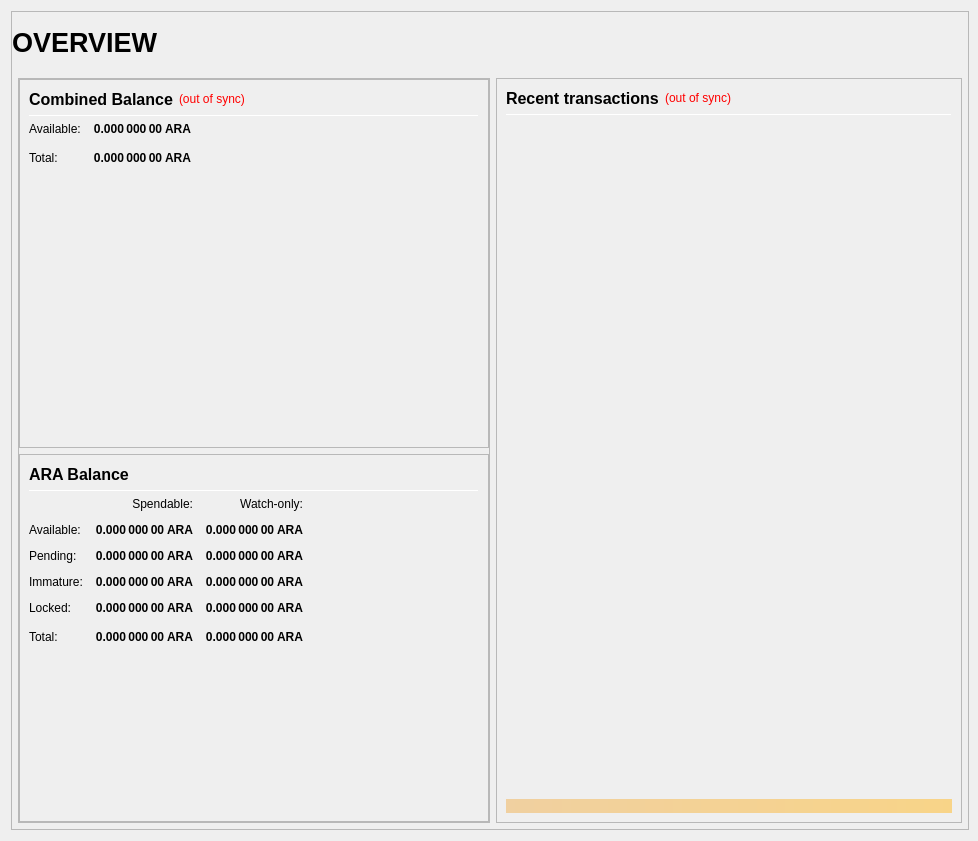
<?xml version="1.0" encoding="UTF-8"?>
<ui version="4.0">
 <class>OverviewPage</class>
 <widget class="QWidget" name="OverviewPage">
  <property name="geometry">
   <rect>
    <x>0</x>
    <y>0</y>
    <width>978</width>
    <height>841</height>
   </rect>
  </property>
  <property name="minimumSize">
   <size>
    <width>960</width>
    <height>682</height>
   </size>
  </property>
  <property name="windowTitle">
   <string>Form</string>
  </property>
  <layout class="QVBoxLayout" name="topLayout" stretch="1">
   <property name="rightMargin">
    <number>9</number>
   </property>
   <item>
    <widget class="QFrame" name="frame_BG">
     <property name="minimumSize">
      <size>
       <width>850</width>
       <height>610</height>
      </size>
     </property>
     <property name="maximumSize">
      <size>
       <width>16777215</width>
       <height>16777215</height>
      </size>
     </property>
     <property name="frameShape">
      <enum>QFrame::StyledPanel</enum>
     </property>
     <property name="frameShadow">
      <enum>QFrame::Raised</enum>
     </property>
     <layout class="QVBoxLayout" name="verticalLayout_3" stretch="1">
      <property name="leftMargin">
       <number>0</number>
      </property>
      <property name="topMargin">
       <number>0</number>
      </property>
      <property name="rightMargin">
       <number>0</number>
      </property>
      <property name="bottomMargin">
       <number>6</number>
      </property>
      <item>
       <layout class="QVBoxLayout" name="verticalLayout_Master" stretch="0,1">
        <property name="leftMargin">
         <number>0</number>
        </property>
        <property name="topMargin">
         <number>0</number>
        </property>
        <property name="rightMargin">
         <number>0</number>
        </property>
        <property name="bottomMargin">
         <number>0</number>
        </property>
        <item>
         <widget class="QFrame" name="frame_Header">
          <layout class="QVBoxLayout" name="verticalLayout_Header" stretch="0">
           <property name="leftMargin">
            <number>0</number>
           </property>
           <property name="topMargin">
            <number>0</number>
           </property>
           <property name="rightMargin">
            <number>0</number>
           </property>
           <property name="bottomMargin">
            <number>0</number>
           </property>
           <item>
            <layout class="QHBoxLayout" name="horizontalLayout_Header" stretch="1,0,1">
             <property name="spacing">
              <number>6</number>
             </property>
             <item>
              <widget class="QLabel" name="labelOverviewHeaderLeft">
               <property name="minimumSize">
                <size>
                 <width>464</width>
                 <height>60</height>
                </size>
               </property>
               <property name="maximumSize">
                <size>
                 <width>16777215</width>
                 <height>60</height>
                </size>
               </property>
               <property name="font">
                <font>
                 <pointsize>20</pointsize>
                 <weight>75</weight>
                 <bold>true</bold>
                </font>
               </property>
               <property name="text">
                <string>OVERVIEW</string>
               </property>
               <property name="alignment">
                <set>Qt::AlignLeading|Qt::AlignLeft|Qt::AlignVCenter</set>
               </property>
              </widget>
             </item>
             <item>
              <spacer name="horizontalSpacer_Header">
               <property name="orientation">
                <enum>Qt::Horizontal</enum>
               </property>
               <property name="sizeHint" stdset="0">
                <size>
                 <width>40</width>
                 <height>20</height>
                </size>
               </property>
              </spacer>
             </item>
             <item>
              <widget class="QLabel" name="labelOverviewHeaderRight">
               <property name="minimumSize">
                <size>
                 <width>464</width>
                 <height>60</height>
                </size>
               </property>
               <property name="maximumSize">
                <size>
                 <width>16777215</width>
                 <height>60</height>
                </size>
               </property>
               <property name="font">
                <font>
                 <pointsize>14</pointsize>
                </font>
               </property>
               <property name="text">
                <string/>
               </property>
               <property name="alignment">
                <set>Qt::AlignRight|Qt::AlignTrailing|Qt::AlignVCenter</set>
               </property>
              </widget>
             </item>
            </layout>
           </item>
          </layout>
         </widget>
        </item>
        <item>
         <widget class="QFrame" name="frame_Content">
          <layout class="QVBoxLayout" name="verticalLayout_Content">
           <property name="leftMargin">
            <number>6</number>
           </property>
           <property name="topMargin">
            <number>0</number>
           </property>
           <property name="rightMargin">
            <number>6</number>
           </property>
           <property name="bottomMargin">
            <number>0</number>
           </property>
           <item>
            <layout class="QHBoxLayout" name="horizontalLayout_Content" stretch="1,1">
             <property name="spacing">
              <number>6</number>
             </property>
             <item>
              <layout class="QVBoxLayout" name="verticalLayout_left" stretch="1">
               <item>
                <widget class="QFrame" name="frameObfuscation">
                 <property name="minimumSize">
                  <size>
                   <width>0</width>
                   <height>0</height>
                  </size>
                 </property>
                 <property name="frameShape">
                  <enum>QFrame::StyledPanel</enum>
                 </property>
                 <property name="frameShadow">
                  <enum>QFrame::Raised</enum>
                 </property>
                 <layout class="QVBoxLayout" name="verticalLayout" stretch="0,0,0">
                  <property name="leftMargin">
                   <number>0</number>
                  </property>
                  <property name="topMargin">
                   <number>0</number>
                  </property>
                  <property name="rightMargin">
                   <number>0</number>
                  </property>
                  <property name="bottomMargin">
                   <number>0</number>
                  </property>
                  <item>
                   <widget class="QFrame" name="frame_CombinedBalances">
                    <property name="minimumSize">
                     <size>
                      <width>470</width>
                      <height>0</height>
                     </size>
                    </property>
                    <property name="frameShape">
                     <enum>QFrame::StyledPanel</enum>
                    </property>
                    <property name="frameShadow">
                     <enum>QFrame::Raised</enum>
                    </property>
                    <layout class="QVBoxLayout" name="verticalLayout_5">
                     <item>
                      <layout class="QHBoxLayout" name="horizontalLayout_5" stretch="0,0,0">
                       <item>
                        <widget class="QLabel" name="label_5z">
                         <property name="minimumSize">
                          <size>
                           <width>0</width>
                           <height>20</height>
                          </size>
                         </property>
                         <property name="font">
                          <font>
                           <pointsize>12</pointsize>
                           <weight>75</weight>
                           <bold>true</bold>
                          </font>
                         </property>
                         <property name="toolTip">
                          <string>Combined Balance (including unconfirmed and immature coins)</string>
                         </property>
                         <property name="text">
                          <string>Combined Balance</string>
                         </property>
                        </widget>
                       </item>
                       <item>
                        <widget class="QLabel" name="labelWalletStatus">
                         <property name="cursor">
                          <cursorShape>WhatsThisCursor</cursorShape>
                         </property>
                         <property name="toolTip">
                          <string>The displayed information may be out of date. Your wallet automatically synchronizes with the Aratriton network after a connection is established, but this process has not completed yet.</string>
                         </property>
                         <property name="styleSheet">
                          <string notr="true">QLabel { color: red; }</string>
                         </property>
                         <property name="text">
                          <string notr="true">(out of sync)</string>
                         </property>
                         <property name="alignment">
                          <set>Qt::AlignLeading|Qt::AlignLeft|Qt::AlignVCenter</set>
                         </property>
                        </widget>
                       </item>
                       <item>
                        <spacer name="horizontalSpacer_1">
                         <property name="orientation">
                          <enum>Qt::Horizontal</enum>
                         </property>
                         <property name="sizeHint" stdset="0">
                          <size>
                           <width>40</width>
                           <height>20</height>
                          </size>
                         </property>
                        </spacer>
                       </item>
                      </layout>
                     </item>
                     <item>
                      <widget class="Line" name="line_CombinedBalance">
                       <property name="minimumSize">
                        <size>
                         <width>0</width>
                         <height>1</height>
                        </size>
                       </property>
                       <property name="maximumSize">
                        <size>
                         <width>16777215</width>
                         <height>1</height>
                        </size>
                       </property>
                       <property name="orientation">
                        <enum>Qt::Horizontal</enum>
                       </property>
                      </widget>
                     </item>
                     <item>
                      <layout class="QGridLayout" name="gridLayout_3">
                       <property name="spacing">
                        <number>12</number>
                       </property>
                       <item row="1" column="0">
                        <widget class="QLabel" name="labelBalanceTextz">
                         <property name="text">
                          <string>Available:</string>
                         </property>
                        </widget>
                       </item>
                       <item row="1" column="1">
                        <widget class="QLabel" name="labelBalancez">
                         <property name="font">
                          <font>
                           <weight>75</weight>
                           <bold>true</bold>
                          </font>
                         </property>
                         <property name="cursor">
                          <cursorShape>IBeamCursor</cursorShape>
                         </property>
                         <property name="toolTip">
                          <string>Your current spendable balance</string>
                         </property>
                         <property name="text">
                          <string notr="true">0.000 000 00 ARA</string>
                         </property>
                         <property name="alignment">
                          <set>Qt::AlignRight|Qt::AlignTrailing|Qt::AlignVCenter</set>
                         </property>
                         <property name="textInteractionFlags">
                          <set>Qt::LinksAccessibleByMouse|Qt::TextSelectableByKeyboard|Qt::TextSelectableByMouse</set>
                         </property>
                        </widget>
                       </item>
                       <item row="2" column="0">
                        <widget class="QLabel" name="labelTotalTextz">
                         <property name="text">
                          <string>Total:</string>
                         </property>
                        </widget>
                       </item>
                       <item row="2" column="1">
                        <widget class="QLabel" name="labelTotalz">
                         <property name="font">
                          <font>
                           <weight>75</weight>
                           <bold>true</bold>
                          </font>
                         </property>
                         <property name="cursor">
                          <cursorShape>IBeamCursor</cursorShape>
                         </property>
                         <property name="toolTip">
                          <string>Total Balance, including all unavailable coins.</string>
                         </property>
                         <property name="text">
                          <string notr="true">0.000 000 00 ARA</string>
                         </property>
                         <property name="alignment">
                          <set>Qt::AlignRight|Qt::AlignTrailing|Qt::AlignVCenter</set>
                         </property>
                         <property name="textInteractionFlags">
                          <set>Qt::LinksAccessibleByMouse|Qt::TextSelectableByKeyboard|Qt::TextSelectableByMouse</set>
                         </property>
                        </widget>
                       </item>
                       <item row="2" column="3">
                        <spacer name="horizontalSpacer_2">
                         <property name="orientation">
                          <enum>Qt::Horizontal</enum>
                         </property>
                         <property name="sizeHint" stdset="0">
                          <size>
                           <width>40</width>
                           <height>20</height>
                          </size>
                         </property>
                        </spacer>
                       </item>
                      </layout>
                     </item>
                     <item>
                      <spacer name="verticalSpacer_1">
                       <property name="orientation">
                        <enum>Qt::Vertical</enum>
                       </property>
                       <property name="sizeHint" stdset="0">
                        <size>
                         <width>20</width>
                         <height>40</height>
                        </size>
                       </property>
                      </spacer>
                     </item>
                    </layout>
                   </widget>
                  </item>
                  <item>
                   <widget class="QFrame" name="frame_Balances">
                    <property name="frameShape">
                     <enum>QFrame::StyledPanel</enum>
                    </property>
                    <property name="frameShadow">
                     <enum>QFrame::Raised</enum>
                    </property>
                    <layout class="QVBoxLayout" name="verticalLayout_4">
                     <item>
                      <layout class="QHBoxLayout" name="horizontalLayout_4">
                       <item>
                        <widget class="QLabel" name="label_5">
                         <property name="minimumSize">
                          <size>
                           <width>0</width>
                           <height>20</height>
                          </size>
                         </property>
                         <property name="font">
                          <font>
                           <pointsize>12</pointsize>
                           <weight>75</weight>
                           <bold>true</bold>
                          </font>
                         </property>
                         <property name="text">
                          <string>ARA Balance</string>
                         </property>
                        </widget>
                       </item>
                       <item>
                        <spacer name="horizontalSpacer_3">
                         <property name="orientation">
                          <enum>Qt::Horizontal</enum>
                         </property>
                         <property name="sizeHint" stdset="0">
                          <size>
                           <width>40</width>
                           <height>20</height>
                          </size>
                         </property>
                        </spacer>
                       </item>
                      </layout>
                     </item>
                     <item>
                      <widget class="Line" name="line_Balance">
                       <property name="minimumSize">
                        <size>
                         <width>0</width>
                         <height>1</height>
                        </size>
                       </property>
                       <property name="maximumSize">
                        <size>
                         <width>16777215</width>
                         <height>1</height>
                        </size>
                       </property>
                       <property name="orientation">
                        <enum>Qt::Horizontal</enum>
                       </property>
                      </widget>
                     </item>
                     <item>
                      <layout class="QGridLayout" name="gridLayout">
                       <property name="spacing">
                        <number>12</number>
                       </property>
                       <item row="0" column="1">
                        <widget class="QLabel" name="labelSpendable">
                         <property name="text">
                          <string>Spendable:</string>
                         </property>
                         <property name="alignment">
                          <set>Qt::AlignRight|Qt::AlignTrailing|Qt::AlignVCenter</set>
                         </property>
                        </widget>
                       </item>
                       <item row="0" column="2">
                        <widget class="QLabel" name="labelWatchonly">
                         <property name="text">
                          <string>Watch-only:</string>
                         </property>
                         <property name="alignment">
                          <set>Qt::AlignRight|Qt::AlignTrailing|Qt::AlignVCenter</set>
                         </property>
                        </widget>
                       </item>
                       <item row="1" column="0">
                        <widget class="QLabel" name="labelBalanceText">
                         <property name="text">
                          <string>Available:</string>
                         </property>
                        </widget>
                       </item>
                       <item row="1" column="1">
                        <widget class="QLabel" name="labelBalance">
                         <property name="font">
                          <font>
                           <weight>75</weight>
                           <bold>true</bold>
                          </font>
                         </property>
                         <property name="cursor">
                          <cursorShape>IBeamCursor</cursorShape>
                         </property>
                         <property name="toolTip">
                          <string>Your current spendable balance</string>
                         </property>
                         <property name="text">
                          <string notr="true">0.000 000 00 ARA</string>
                         </property>
                         <property name="alignment">
                          <set>Qt::AlignRight|Qt::AlignTrailing|Qt::AlignVCenter</set>
                         </property>
                         <property name="textInteractionFlags">
                          <set>Qt::LinksAccessibleByMouse|Qt::TextSelectableByKeyboard|Qt::TextSelectableByMouse</set>
                         </property>
                        </widget>
                       </item>
                       <item row="1" column="2">
                        <widget class="QLabel" name="labelWatchAvailable">
                         <property name="font">
                          <font>
                           <weight>75</weight>
                           <bold>true</bold>
                          </font>
                         </property>
                         <property name="cursor">
                          <cursorShape>IBeamCursor</cursorShape>
                         </property>
                         <property name="toolTip">
                          <string>Your current balance in watch-only addresses</string>
                         </property>
                         <property name="text">
                          <string notr="true">0.000 000 00 ARA</string>
                         </property>
                         <property name="alignment">
                          <set>Qt::AlignRight|Qt::AlignTrailing|Qt::AlignVCenter</set>
                         </property>
                         <property name="textInteractionFlags">
                          <set>Qt::LinksAccessibleByMouse|Qt::TextSelectableByKeyboard|Qt::TextSelectableByMouse</set>
                         </property>
                        </widget>
                       </item>
                       <item row="2" column="0">
                        <widget class="QLabel" name="labelPendingText">
                         <property name="text">
                          <string>Pending:</string>
                         </property>
                        </widget>
                       </item>
                       <item row="2" column="1">
                        <widget class="QLabel" name="labelUnconfirmed">
                         <property name="font">
                          <font>
                           <weight>75</weight>
                           <bold>true</bold>
                          </font>
                         </property>
                         <property name="cursor">
                          <cursorShape>IBeamCursor</cursorShape>
                         </property>
                         <property name="toolTip">
                          <string>Total of transactions that have yet to be confirmed, and do not yet count toward the spendable balance</string>
                         </property>
                         <property name="text">
                          <string notr="true">0.000 000 00 ARA</string>
                         </property>
                         <property name="alignment">
                          <set>Qt::AlignRight|Qt::AlignTrailing|Qt::AlignVCenter</set>
                         </property>
                         <property name="textInteractionFlags">
                          <set>Qt::LinksAccessibleByMouse|Qt::TextSelectableByKeyboard|Qt::TextSelectableByMouse</set>
                         </property>
                        </widget>
                       </item>
                       <item row="2" column="2">
                        <widget class="QLabel" name="labelWatchPending">
                         <property name="font">
                          <font>
                           <weight>75</weight>
                           <bold>true</bold>
                          </font>
                         </property>
                         <property name="cursor">
                          <cursorShape>IBeamCursor</cursorShape>
                         </property>
                         <property name="toolTip">
                          <string>Unconfirmed transactions to watch-only addresses</string>
                         </property>
                         <property name="text">
                          <string notr="true">0.000 000 00 ARA</string>
                         </property>
                         <property name="alignment">
                          <set>Qt::AlignRight|Qt::AlignTrailing|Qt::AlignVCenter</set>
                         </property>
                         <property name="textInteractionFlags">
                          <set>Qt::LinksAccessibleByMouse|Qt::TextSelectableByKeyboard|Qt::TextSelectableByMouse</set>
                         </property>
                        </widget>
                       </item>
                       <item row="3" column="0">
                        <widget class="QLabel" name="labelImmatureText">
                         <property name="text">
                          <string>Immature:</string>
                         </property>
                        </widget>
                       </item>
                       <item row="3" column="1">
                        <widget class="QLabel" name="labelImmature">
                         <property name="font">
                          <font>
                           <weight>75</weight>
                           <bold>true</bold>
                          </font>
                         </property>
                         <property name="cursor">
                          <cursorShape>IBeamCursor</cursorShape>
                         </property>
                         <property name="toolTip">
                          <string>Staked or masternode rewards that has not yet matured</string>
                         </property>
                         <property name="text">
                          <string notr="true">0.000 000 00 ARA</string>
                         </property>
                         <property name="alignment">
                          <set>Qt::AlignRight|Qt::AlignTrailing|Qt::AlignVCenter</set>
                         </property>
                         <property name="textInteractionFlags">
                          <set>Qt::LinksAccessibleByMouse|Qt::TextSelectableByKeyboard|Qt::TextSelectableByMouse</set>
                         </property>
                        </widget>
                       </item>
                       <item row="3" column="2">
                        <widget class="QLabel" name="labelWatchImmature">
                         <property name="font">
                          <font>
                           <weight>75</weight>
                           <bold>true</bold>
                          </font>
                         </property>
                         <property name="cursor">
                          <cursorShape>IBeamCursor</cursorShape>
                         </property>
                         <property name="toolTip">
                          <string>Staked or masternode rewards in watch-only addresses that has not yet matured</string>
                         </property>
                         <property name="text">
                          <string notr="true">0.000 000 00 ARA</string>
                         </property>
                         <property name="alignment">
                          <set>Qt::AlignRight|Qt::AlignTrailing|Qt::AlignVCenter</set>
                         </property>
                         <property name="textInteractionFlags">
                          <set>Qt::LinksAccessibleByMouse|Qt::TextSelectableByKeyboard|Qt::TextSelectableByMouse</set>
                         </property>
                        </widget>
                       </item>
                       <item row="4" column="0">
                        <widget class="QLabel" name="labelLockedBalanceText">
                         <property name="toolTip">
                          <string>Locked ARA or Masternode collaterals. These are excluded from zARA minting.</string>
                         </property>
                         <property name="text">
                          <string>Locked:</string>
                         </property>
                        </widget>
                       </item>
                       <item row="4" column="1">
                        <widget class="QLabel" name="labelLockedBalance">
                         <property name="font">
                          <font>
                           <weight>75</weight>
                           <bold>true</bold>
                          </font>
                         </property>
                         <property name="cursor">
                          <cursorShape>IBeamCursor</cursorShape>
                         </property>
                         <property name="toolTip">
                          <string>Locked ARA or Masternode collaterals. These are excluded from zARA minting.</string>
                         </property>
                         <property name="text">
                          <string notr="true">0.000 000 00 ARA</string>
                         </property>
                         <property name="alignment">
                          <set>Qt::AlignRight|Qt::AlignTrailing|Qt::AlignVCenter</set>
                         </property>
                         <property name="textInteractionFlags">
                          <set>Qt::LinksAccessibleByMouse|Qt::TextSelectableByKeyboard|Qt::TextSelectableByMouse</set>
                         </property>
                        </widget>
                       </item>
                       <item row="4" column="2">
                        <widget class="QLabel" name="labelWatchLocked">
                         <property name="font">
                          <font>
                           <weight>75</weight>
                           <bold>true</bold>
                          </font>
                         </property>
                         <property name="cursor">
                          <cursorShape>IBeamCursor</cursorShape>
                         </property>
                         <property name="toolTip">
                          <string>Current locked balance in watch-only addresses</string>
                         </property>
                         <property name="text">
                          <string notr="true">0.000 000 00 ARA</string>
                         </property>
                         <property name="alignment">
                          <set>Qt::AlignRight|Qt::AlignTrailing|Qt::AlignVCenter</set>
                         </property>
                         <property name="textInteractionFlags">
                          <set>Qt::LinksAccessibleByMouse|Qt::TextSelectableByKeyboard|Qt::TextSelectableByMouse</set>
                         </property>
                        </widget>
                       </item>
                       <item row="5" column="0">
                        <widget class="QLabel" name="labelTotalText">
                         <property name="toolTip">
                          <string>Your current Aratriton balance, unconfirmed and immature transactions included</string>
                         </property>
                         <property name="text">
                          <string>Total:</string>
                         </property>
                        </widget>
                       </item>
                       <item row="5" column="1">
                        <widget class="QLabel" name="labelTotal">
                         <property name="font">
                          <font>
                           <weight>75</weight>
                           <bold>true</bold>
                          </font>
                         </property>
                         <property name="cursor">
                          <cursorShape>IBeamCursor</cursorShape>
                         </property>
                         <property name="toolTip">
                          <string>Your current Aratriton balance, unconfirmed and immature transactions included</string>
                         </property>
                         <property name="text">
                          <string notr="true">0.000 000 00 ARA</string>
                         </property>
                         <property name="alignment">
                          <set>Qt::AlignRight|Qt::AlignTrailing|Qt::AlignVCenter</set>
                         </property>
                         <property name="textInteractionFlags">
                          <set>Qt::LinksAccessibleByMouse|Qt::TextSelectableByKeyboard|Qt::TextSelectableByMouse</set>
                         </property>
                        </widget>
                       </item>
                       <item row="5" column="2">
                        <widget class="QLabel" name="labelWatchTotal">
                         <property name="font">
                          <font>
                           <weight>75</weight>
                           <bold>true</bold>
                          </font>
                         </property>
                         <property name="cursor">
                          <cursorShape>IBeamCursor</cursorShape>
                         </property>
                         <property name="toolTip">
                          <string>Current total balance in watch-only addresses</string>
                         </property>
                         <property name="text">
                          <string notr="true">0.000 000 00 ARA</string>
                         </property>
                         <property name="alignment">
                          <set>Qt::AlignRight|Qt::AlignTrailing|Qt::AlignVCenter</set>
                         </property>
                         <property name="textInteractionFlags">
                          <set>Qt::LinksAccessibleByMouse|Qt::TextSelectableByKeyboard|Qt::TextSelectableByMouse</set>
                         </property>
                        </widget>
                       </item>
                       <item row="5" column="3">
                        <spacer name="horizontalSpacer_9">
                         <property name="orientation">
                          <enum>Qt::Horizontal</enum>
                         </property>
                         <property name="sizeHint" stdset="0">
                          <size>
                           <width>40</width>
                           <height>20</height>
                          </size>
                         </property>
                        </spacer>
                       </item>
                      </layout>
                     </item>
                     <item>
                      <spacer name="verticalSpacer_3">
                       <property name="orientation">
                        <enum>Qt::Vertical</enum>
                       </property>
                       <property name="sizeHint" stdset="0">
                        <size>
                         <width>20</width>
                         <height>40</height>
                        </size>
                       </property>
                      </spacer>
                     </item>
                    </layout>
                   </widget>
                  </item>
                 </layout>
                </widget>
               </item>
              </layout>
             </item>
             <item>
              <layout class="QVBoxLayout" name="verticalLayout_right" stretch="1">
               <item>
                <widget class="QFrame" name="frame_RecentTransactions">
                 <property name="minimumSize">
                  <size>
                   <width>0</width>
                   <height>0</height>
                  </size>
                 </property>
                 <property name="frameShape">
                  <enum>QFrame::StyledPanel</enum>
                 </property>
                 <property name="frameShadow">
                  <enum>QFrame::Raised</enum>
                 </property>
                 <layout class="QVBoxLayout" name="verticalLayout_1" stretch="0,0,0,0,0">
                  <item>
                   <layout class="QHBoxLayout" name="horizontalLayout_2">
                    <item>
                     <widget class="QLabel" name="label_4">
                      <property name="minimumSize">
                       <size>
                        <width>0</width>
                        <height>20</height>
                       </size>
                      </property>
                      <property name="font">
                       <font>
                        <pointsize>12</pointsize>
                        <weight>75</weight>
                        <bold>true</bold>
                       </font>
                      </property>
                      <property name="text">
                       <string>Recent transactions</string>
                      </property>
                     </widget>
                    </item>
                    <item>
                     <widget class="QLabel" name="labelTransactionsStatus">
                      <property name="cursor">
                       <cursorShape>WhatsThisCursor</cursorShape>
                      </property>
                      <property name="toolTip">
                       <string>The displayed information may be out of date. Your wallet automatically synchronizes with the Aratriton network after a connection is established, but this process has not completed yet.</string>
                      </property>
                      <property name="styleSheet">
                       <string notr="true">QLabel { color: red; }</string>
                      </property>
                      <property name="text">
                       <string notr="true">(out of sync)</string>
                      </property>
                      <property name="alignment">
                       <set>Qt::AlignRight|Qt::AlignTrailing|Qt::AlignVCenter</set>
                      </property>
                     </widget>
                    </item>
                    <item>
                     <spacer name="horizontalSpacer">
                      <property name="orientation">
                       <enum>Qt::Horizontal</enum>
                      </property>
                      <property name="sizeHint" stdset="0">
                       <size>
                        <width>40</width>
                        <height>20</height>
                       </size>
                      </property>
                     </spacer>
                    </item>
                   </layout>
                  </item>
                  <item>
                   <widget class="Line" name="line">
                    <property name="minimumSize">
                     <size>
                      <width>0</width>
                      <height>1</height>
                     </size>
                    </property>
                    <property name="maximumSize">
                     <size>
                      <width>16777215</width>
                      <height>1</height>
                     </size>
                    </property>
                    <property name="orientation">
                     <enum>Qt::Horizontal</enum>
                    </property>
                   </widget>
                  </item>
                  <item>
                   <widget class="QListView" name="listTransactions">
                    <property name="minimumSize">
                     <size>
                      <width>0</width>
                      <height>0</height>
                     </size>
                    </property>
                    <property name="styleSheet">
                     <string notr="true">QListView { background: transparent; }</string>
                    </property>
                    <property name="frameShape">
                     <enum>QFrame::NoFrame</enum>
                    </property>
                    <property name="verticalScrollBarPolicy">
                     <enum>Qt::ScrollBarAlwaysOff</enum>
                    </property>
                    <property name="horizontalScrollBarPolicy">
                     <enum>Qt::ScrollBarAlwaysOff</enum>
                    </property>
                    <property name="selectionMode">
                     <enum>QAbstractItemView::NoSelection</enum>
                    </property>
                   </widget>
                  </item>
                  <item>
                   <spacer name="verticalSpacer_2">
                    <property name="orientation">
                     <enum>Qt::Vertical</enum>
                    </property>
                    <property name="sizeType">
                     <enum>QSizePolicy::Expanding</enum>
                    </property>
                    <property name="sizeHint" stdset="0">
                     <size>
                      <width>20</width>
                      <height>40</height>
                     </size>
                    </property>
                   </spacer>
                  </item>
                  <item>
                   <widget class="QLabel" name="labelAlerts">
                    <property name="maximumSize">
                     <size>
                      <width>16777215</width>
                      <height>16777215</height>
                     </size>
                    </property>
                    <property name="styleSheet">
                     <string notr="true">background-color: qlineargradient(x1: 0, y1: 0, x2: 1, y2: 0, stop:0 #F0D0A0, stop:1 #F8D488); color:#000000;</string>
                    </property>
                    <property name="text">
                     <string/>
                    </property>
                    <property name="wordWrap">
                     <bool>true</bool>
                    </property>
                    <property name="margin">
                     <number>3</number>
                    </property>
                   </widget>
                  </item>
                 </layout>
                </widget>
               </item>
              </layout>
             </item>
            </layout>
           </item>
          </layout>
         </widget>
        </item>
       </layout>
      </item>
     </layout>
    </widget>
   </item>
  </layout>
 </widget>
 <resources/>
 <connections/>
</ui>
